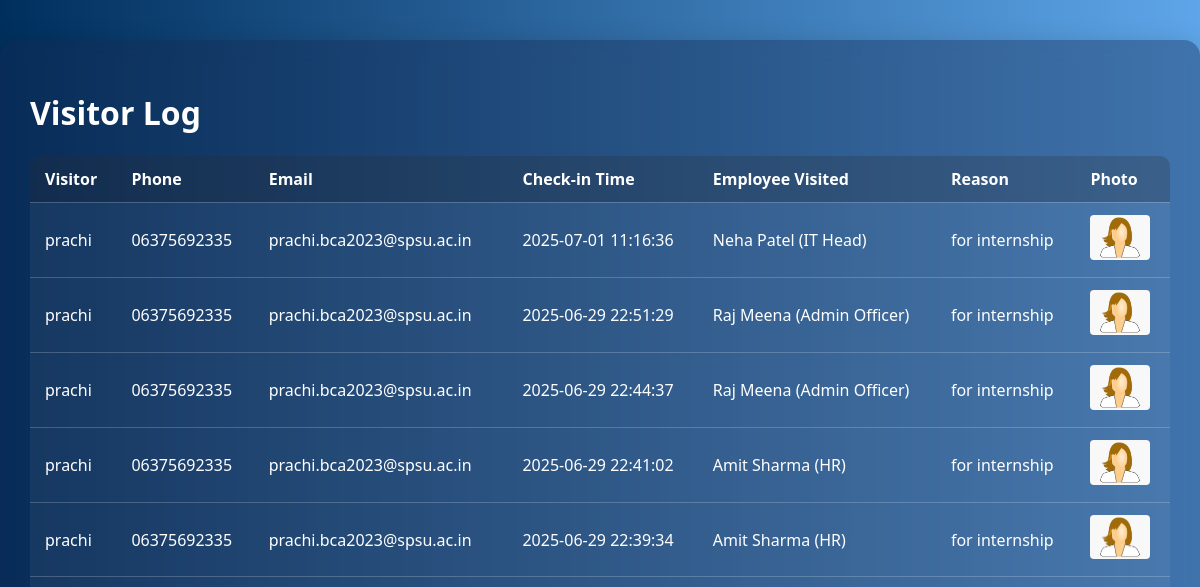
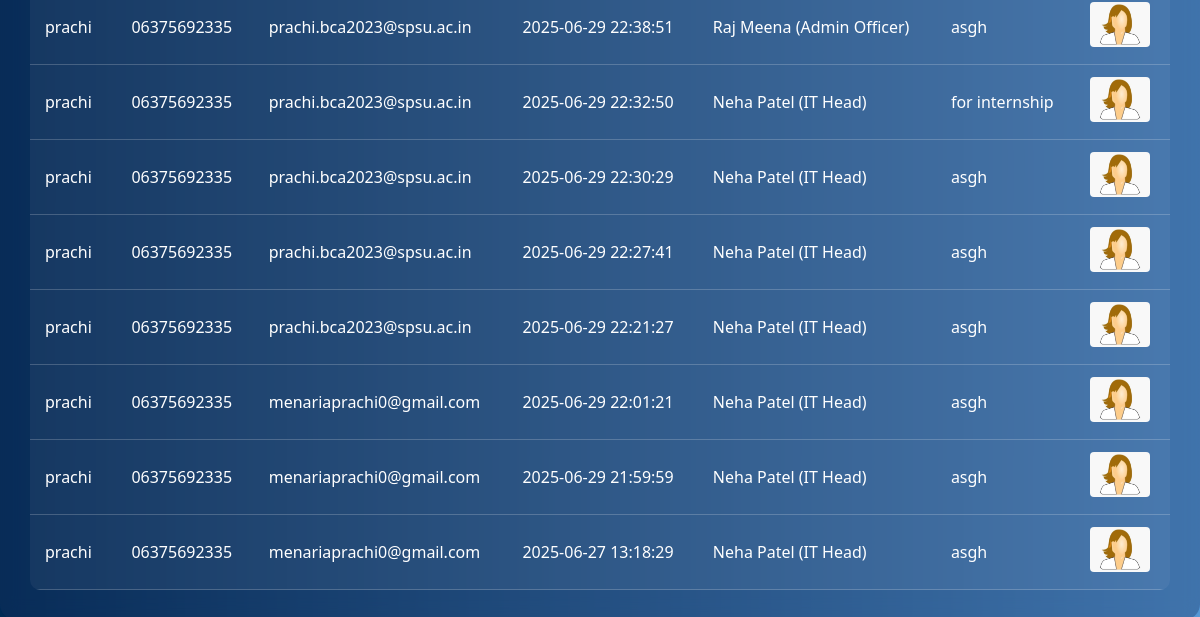
Page /admin/visitors (signed in) on the earlier database version (2 pictures, top to bottom).
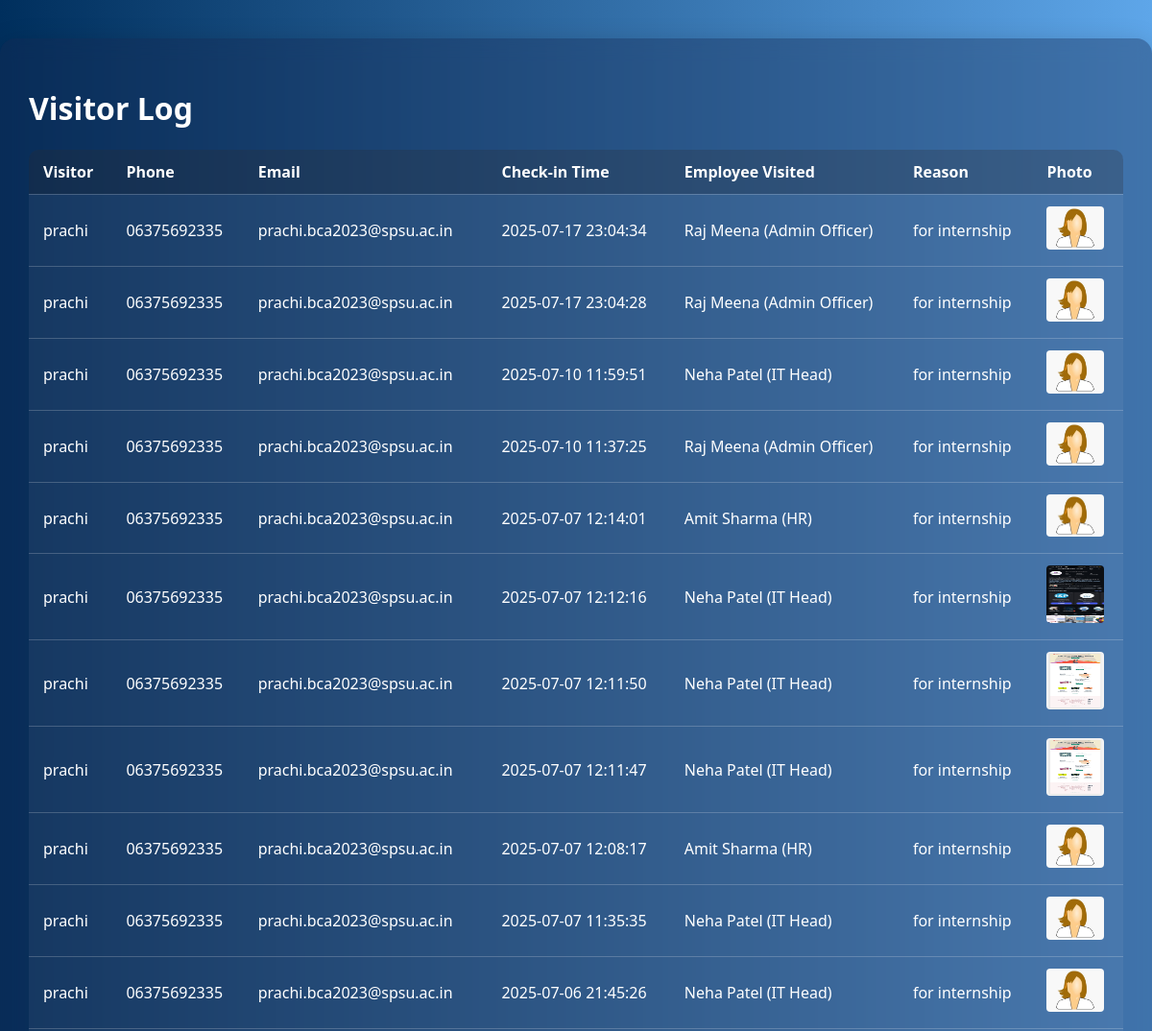
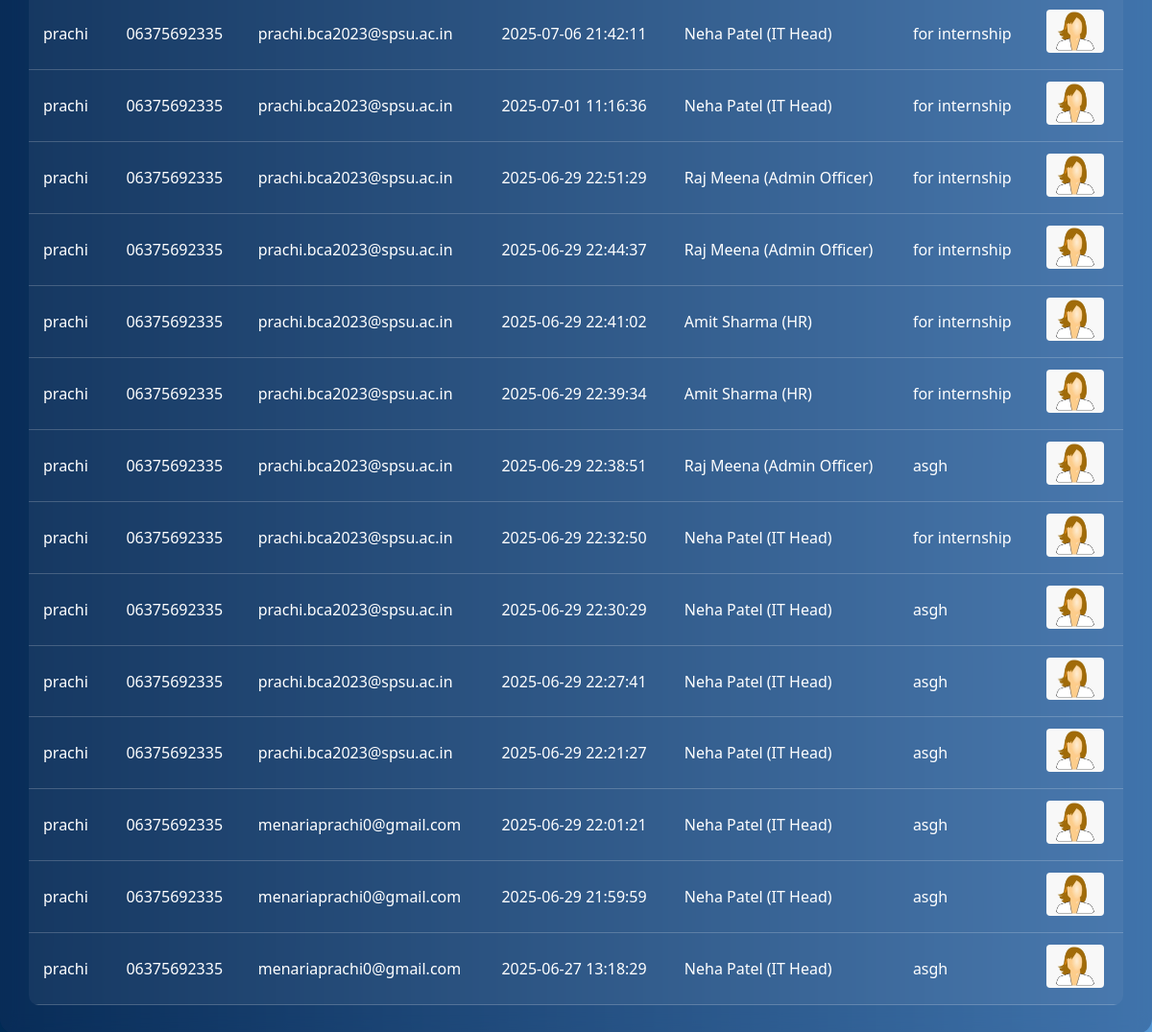
Same page on the later database version (2 pictures, top to bottom).
### tables this page shows
CREATE TABLE visitors (
    id INTEGER PRIMARY KEY AUTOINCREMENT,
    name TEXT NOT NULL,
    email TEXT,
    phone TEXT,
    employee_id INTEGER,
    visit_reason TEXT,
    photo TEXT,
    checkin_time TEXT,
    timestamp DATETIME DEFAULT CURRENT_TIMESTAMP
, checkout_time TEXT);

CREATE TABLE employees (
    id INTEGER PRIMARY KEY AUTOINCREMENT,
    name TEXT NOT NULL,
    designation TEXT NOT NULL,
    email TEXT NOT NULL
);

### app.py (the view)
@app.route('/admin/visitors')
@login_required
def visitor_log():
    conn = sqlite3.connect('database/visitors.db')
    conn.row_factory = sqlite3.Row
    c = conn.cursor()
    c.execute("""
        SELECT v.*, e.name AS employee_name, e.designation
        FROM visitors v
        LEFT JOIN employees e ON v.employee_id = e.id
        ORDER BY v.id DESC
    """)
    visitors = c.fetchall()
    conn.close()
    return render_template('visitor_log.html', visitors=visitors)

### app.py (called while the page is built)
@login_manager.user_loader
def load_user(admin_id):
    conn = sqlite3.connect('database/visitors.db')
    c = conn.cursor()
    c.execute("SELECT rowid, username FROM admins WHERE rowid = ?", (admin_id,))
    result = c.fetchone()
    conn.close()
    if result:
        return Admin(result[0], result[1])
    return None

### templates/visitor_log.html (shortened to what this page needs)
<!DOCTYPE html>
<html lang="en">
<head>
  <link rel="stylesheet" href="{{ url_for('static', filename='css/admin.css') }}">
</head>
<body>
  <div class="admin-container">
    <h1>Visitor Log</h1>
    <table>
      <thead>
        <tr>
          <th>Visitor</th>
          <th>Phone</th>
          <th>Email</th>
          <th>Check-in Time</th>
          <th>Employee Visited</th>
          <th>Reason</th>
          <th>Photo</th>
        </tr>
      </thead>
      <tbody>
        {% for v in visitors %}
        <tr>
          <td>{{ v.name }}</td>
          <td>{{ v.phone }}</td>
          <td>{{ v.email }}</td>
          <td>{{ v.checkin_time or 'N/A' }}</td>
          <td>{{ v.employee_name }} ({{ v.designation }})</td>
          <td>{{ v.visit_reason }}</td>
          <td>
            <img src="{{ url_for('static', filename=v.photo) }}" alt="Photo" width="60">
          </td>
        </tr>
        {% endfor %}
      </tbody>
    </table>
  </div>
</body>
</html>

### static/CSS/admin.css (style rules this page uses)
body { margin: 0; padding: 0; font-family: 'Segoe UI', sans-serif; background: linear-gradient(to right, #002f5d, #5ea6e9); color: #fff; min-height: 100vh; }
.admin-container { max-width: 1200px; margin: 40px auto; background: rgba(20, 40, 80, 0.4); padding: 30px; border-radius: 16px; backdrop-filter: blur(10px); box-shadow: 0 8px 30px rgba(0, 0, 0, 0.2); }
table { width: 100%; border-collapse: collapse; background-color: rgba(255, 255, 255, 0.05); border-radius: 10px; overflow: hidden; }
th, td { padding: 12px 15px; text-align: left; border-bottom: 1px solid rgba(255, 255, 255, 0.2); }
th { background-color: rgba(0, 0, 0, 0.2); }
img { border-radius: 4px; max-height: 60px; }

Differences in the rows shown:
added visitors: name "prachi", phone "06375692335", email "prachi.bca2023@spsu.ac.in", checkin_time "2025-07-17 23:04:34", employee_name "Raj Meena", designation "Admin Officer", visit_reason "for internship", photo (picture)
added visitors: name "prachi", phone "06375692335", email "prachi.bca2023@spsu.ac.in", checkin_time "2025-07-17 23:04:28", employee_name "Raj Meena", designation "Admin Officer", visit_reason "for internship", photo (picture)
added visitors: name "prachi", phone "06375692335", email "prachi.bca2023@spsu.ac.in", checkin_time "2025-07-10 11:59:51", employee_name "Neha Patel", designation "IT Head", visit_reason "for internship", photo (picture)
added visitors: name "prachi", phone "06375692335", email "prachi.bca2023@spsu.ac.in", checkin_time "2025-07-10 11:37:25", employee_name "Raj Meena", designation "Admin Officer", visit_reason "for internship", photo (picture)
added visitors: name "prachi", phone "06375692335", email "prachi.bca2023@spsu.ac.in", checkin_time "2025-07-07 12:14:01", employee_name "Amit Sharma", designation "HR", visit_reason "for internship", photo (picture)
added visitors: name "prachi", phone "06375692335", email "prachi.bca2023@spsu.ac.in", checkin_time "2025-07-07 12:12:16", employee_name "Neha Patel", designation "IT Head", visit_reason "for internship", photo (picture)
added visitors: name "prachi", phone "06375692335", email "prachi.bca2023@spsu.ac.in", checkin_time "2025-07-07 12:11:50", employee_name "Neha Patel", designation "IT Head", visit_reason "for internship", photo (picture)
added visitors: name "prachi", phone "06375692335", email "prachi.bca2023@spsu.ac.in", checkin_time "2025-07-07 12:11:47", employee_name "Neha Patel", designation "IT Head", visit_reason "for internship", photo (picture)
added visitors: name "prachi", phone "06375692335", email "prachi.bca2023@spsu.ac.in", checkin_time "2025-07-07 12:08:17", employee_name "Amit Sharma", designation "HR", visit_reason "for internship", photo (picture)
added visitors: name "prachi", phone "06375692335", email "prachi.bca2023@spsu.ac.in", checkin_time "2025-07-07 11:35:35", employee_name "Neha Patel", designation "IT Head", visit_reason "for internship", photo (picture)
added visitors: name "prachi", phone "06375692335", email "prachi.bca2023@spsu.ac.in", checkin_time "2025-07-06 21:45:26", employee_name "Neha Patel", designation "IT Head", visit_reason "for internship", photo (picture)
added visitors: name "prachi", phone "06375692335", email "prachi.bca2023@spsu.ac.in", checkin_time "2025-07-06 21:42:11", employee_name "Neha Patel", designation "IT Head", visit_reason "for internship", photo (picture)
